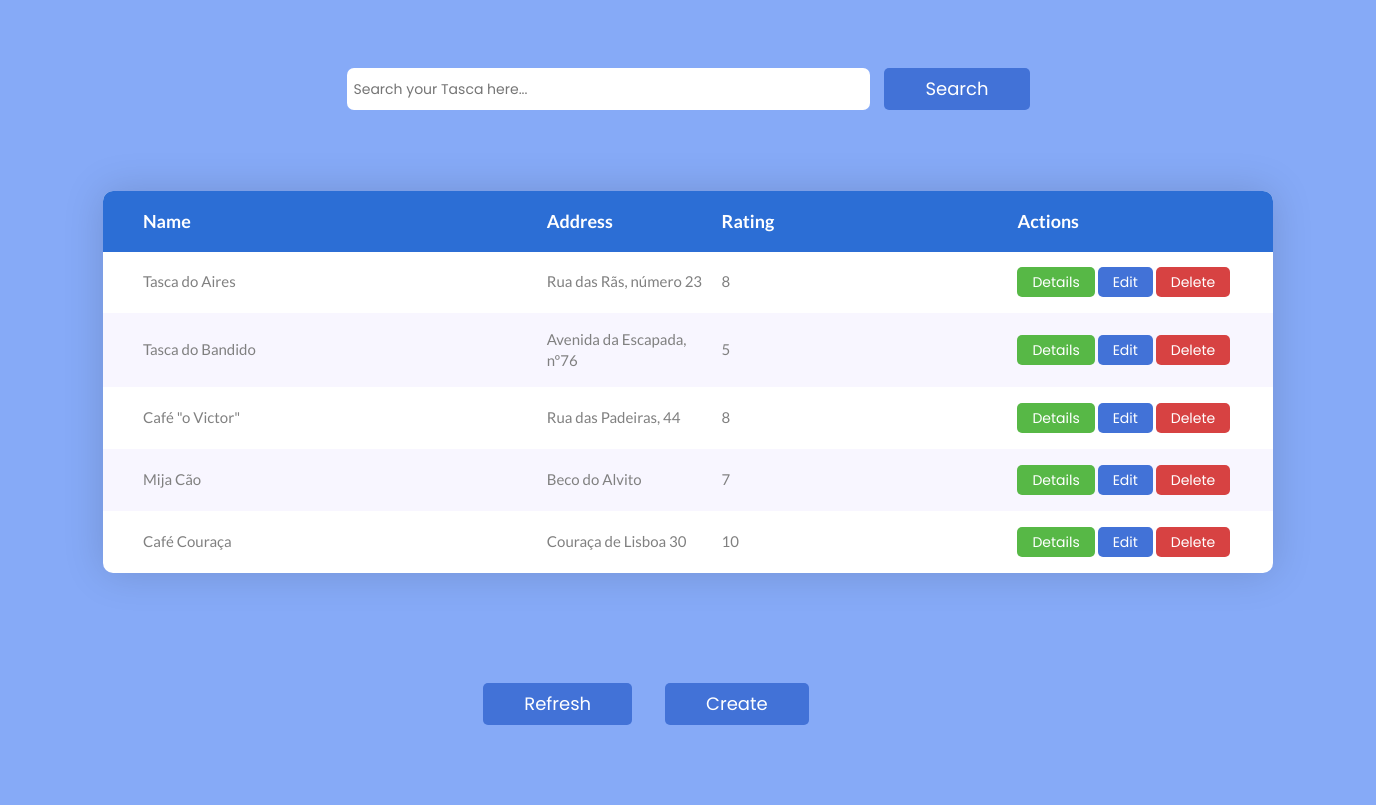
The page / on the database its author committed.
### tascasApp/models.py (models this page shows)
class Tasca(models.Model):
      name = models.CharField(max_length=100)
      address = models.CharField(max_length=200)
      rating = models.IntegerField(validators=[MinValueValidator(0), MaxValueValidator(10)])
      tascaPicture = models.ImageField(null=True, blank=True, upload_to='media')

### tascasApp/views.py (the view)
# urls.py: path('', views.index, name='index'),
def index(request):
      searched = request.POST.get('searched', None)
      if searched:
            tascas = Tasca.objects.filter(Q(name__contains=searched) | Q(address__contains=searched))
            if not tascas:
                  print("Nothing")
                  tasca = Tasca.objects.all()
                  context = {
                        'objectList': tasca
                  }
            else:
                  print("Something")
                  context = {
                        'objectList': tascas
                  }
      else:
            tasca = Tasca.objects.all()
            context = {
                  'objectList': tasca
            }
      return render(request, "../templates/html/index.html", context)

### templates/html/index.html (shortened to what this page needs)
{% load static %}
<!DOCTYPE html>
<html lang="en">
<head>
	<link rel="stylesheet" type="text/css" href={% static "vendor/bootstrap/css/bootstrap.min.css" %}>
	<link rel="stylesheet" type="text/css" href={% static "fonts/font-awesome-4.7.0/css/font-awesome.min.css" %}>
	<link rel="stylesheet" type="text/css" href={% static "vendor/animate/animate.css" %}>
	<link rel="stylesheet" type="text/css" href={% static "vendor/select2/select2.min.css" %}>
	<link rel="stylesheet" type="text/css" href={% static "vendor/perfect-scrollbar/perfect-scrollbar.css" %}>
	<link rel="stylesheet" type="text/css" href={% static "css/util.css" %}>
	<link rel="stylesheet" type="text/css" href={% static "css/main.css" %}>
    	<link href={% static "css/material-design-iconic-font.min.css" %} rel="stylesheet" media="all">
    	<link href={% static "css/select2.min.css" %} rel="stylesheet" media="all">
    	<link href={% static "css/main2.css" %} rel="stylesheet" media="all">
</head>
<body style="background: #86aaf7;">
	<div class="limiter">
		<form action="{% url 'index' %}" method='POST' class="search-forms">
			<input class="form-search-tapas" name="searched" type="text" placeholder="Search your Tasca here..."/>
			<button class="btn btn--radius-2 btn--blue" type="submit">Search</button>
		</form>
		<div class="container-table100" style="background: #86aaf7;" >
			<div class="wrap-table100">
				<div class="table100 ver1 m-b-110">
					<div class="table100-head">
						<table>
							<thead>
								<tr class="row100 head">
									<th class="cell100 column1" style="background-color: #2c6ed5">Name</th>
									<th class="cell100 column2" style="background-color: #2c6ed5">Address</th>
									<th class="cell100 column3" style="background-color: #2c6ed5">Rating</th>
									<th class="cell100 column4" style="background-color: #2c6ed5">Actions</th>
								</tr>
							</thead>
						</table>
					</div>
					<div class="table100-body js-pscroll">
						<table>
							<tbody>
								{% for tasca in objectList %}
									<tr class="row100 body">
										<td class="cell100 column1">{{tasca.name}}</td>
										<td class="cell100 column2">{{tasca.address}}</td>
										<td class="cell100 column3">{{tasca.rating}}</td>
										<td class="cell100 column4">
											<button class="btn2 btn--radius-2 btn--green" onclick="location.href='{% url 'detalhes' tasca.id %}'"> Details </button>
											<button class="btn2 btn--radius-2 btn--blue" onclick="location.href='{% url 'edit' tasca.id %}'"> Edit </button>
											<button class="btn2 btn--radius-2 btn--red" onclick="location.href='{% url 'delete' tasca.id %}'"> Delete </button>
										</td>
									</tr>
								{% endfor %}
							</tbody>
						</table>
					</div>
				</div>
				<div class="endButtons">
					<button class="btn btn--radius-2 btn--blue" onclick="location.href='{% url 'index' %}'"> Refresh </button>
					<button class="btn btn--radius-2 btn--blue" onclick="location.href='{% url 'create' %}'"> Create </button>
				</div>
			</div>
		</div>
	</div>
</body>
</html>

### static/css/main.css (style rules this page uses)
* { margin: 0px; padding: 0px; box-sizing: border-box; }
body, html { height: 100%; font-family: sans-serif; }
input { display: block; outline: none; border: none !important; }
button { outline: none !important; border: none; background: blue; }
.js-pscroll { position: relative; overflow: hidden; }
.limiter { width: 1366px; margin: 0 auto; }
.container-table100 { width: 100%; min-height: 80vh; background: #fff; display: -webkit-box; display: -webkit-flex; display: -moz-box; display: -ms-flexbox; display: flex; align-items: center; justify-content: center; flex-wrap: wrap; padding: 33px 30px; }
.wrap-table100 { width: 1170px; }
.table100 { background-color: #fff; }
table { width: 100%; }
th, td { font-weight: unset; padding-right: 10px; }
.column1 { width: 33%; padding-left: 40px; }
.column2 { width: 13%; }
.column3 { width: 22%; }
.column4 { width: 19%; }
.table100-head th { padding-top: 18px; padding-bottom: 18px; }
.table100-body td { padding-top: 16px; padding-bottom: 16px; }
.table100 { position: relative; padding-top: 60px; }
.table100-head { position: absolute; width: 100%; top: 0; left: 0; }
.table100-body { max-height: 585px; overflow: auto; }
.table100.ver1 th { font-family: Lato-Bold; font-size: 18px; color: #fff; line-height: 1.4; background-color: #6c7ae0; }
.table100.ver1 td { font-family: Lato-Regular; font-size: 15px; color: #808080; line-height: 1.4; }
.table100.ver1 .table100-body tr:nth-child(even) { background-color: #f8f6ff; }
.table100.ver1 { border-radius: 10px; overflow: hidden; box-shadow: 0 0px 40px 0px rgba(0, 0, 0, 0.15); -moz-box-shadow: 0 0px 40px 0px rgba(0, 0, 0, 0.15); -webkit-box-shadow: 0 0px 40px 0px rgba(0, 0, 0, 0.15); -o-box-shadow: 0 0px 40px 0px rgba(0, 0, 0, 0.15); -ms-box-shadow: 0 0px 40px 0px rgba(0, 0, 0, 0.15); }
.form-search-tapas { border-radius: 0.5em; padding: 0em 0.5em 0 0.5em; margin-right: 1em; }
.search-forms { width: 50%; margin: 0 auto; display: flex; margin-top: 5%; margin-bottom: 2%; }
.endButtons { width: 50%; margin: 0 auto; margin-right: 20%; }
.endButtons .btn { margin-left: 5%; }

### static/css/main2.css (style rules this page uses)
html { -webkit-box-sizing: border-box; -moz-box-sizing: border-box; box-sizing: border-box; }
* { padding: 0; margin: 0; }
*, *:before, *:after { -webkit-box-sizing: inherit; -moz-box-sizing: inherit; box-sizing: inherit; }
body, h1, h2, h3, h4, h5, h6, blockquote, p, pre, dl, dd, ol, ul, figure, hr, fieldset, legend { margin: 0; padding: 0; }
table { border-collapse: collapse; border-spacing: 0; }
button { outline: none; background: none; border: none; }
body { font-family: "Poppins", "Arial", "Helvetica Neue", sans-serif; font-weight: 400; font-size: 14px; }
.btn { display: inline-block; line-height: 40px; padding: 0 40px; -webkit-transition: all 0.4s ease; -o-transition: all 0.4s ease; -moz-transition: all 0.4s ease; transition: all 0.4s ease; cursor: pointer; font-size: 18px; color: #fff; font-family: "Poppins", "Arial", "Helvetica Neue", sans-serif; }
.btn2 { display: inline-block; line-height: 30px; padding: 0 15px; cursor: pointer; font-size: 14px; color: #fff; font-family: "Poppins", "Arial", "Helvetica Neue", sans-serif; }
.btn--radius-2 { -webkit-border-radius: 5px; -moz-border-radius: 5px; border-radius: 5px; }
.btn--green { background: #57b846; }
.btn--blue { background: #4272d7; }
.btn--red { background: #d74242; }
input { outline: none; margin: 0; border: none; -webkit-box-shadow: none; -moz-box-shadow: none; box-shadow: none; width: 100%; font-size: 14px; font-family: inherit; }

### rows shown on the page
Tasca: name "Tasca do Aires", address "Rua das Rãs, número 23", rating "8"
Tasca: name "Tasca do Bandido", address "Avenida da Escapada, nº76", rating "5"
Tasca: name "Café \"o Victor\"", address "Rua das Padeiras, 44", rating "8"
Tasca: name "Mija Cão", address "Beco do Alvito", rating "7"
Tasca: name "Café Couraça", address "Couraça de Lisboa 30", rating "10"
